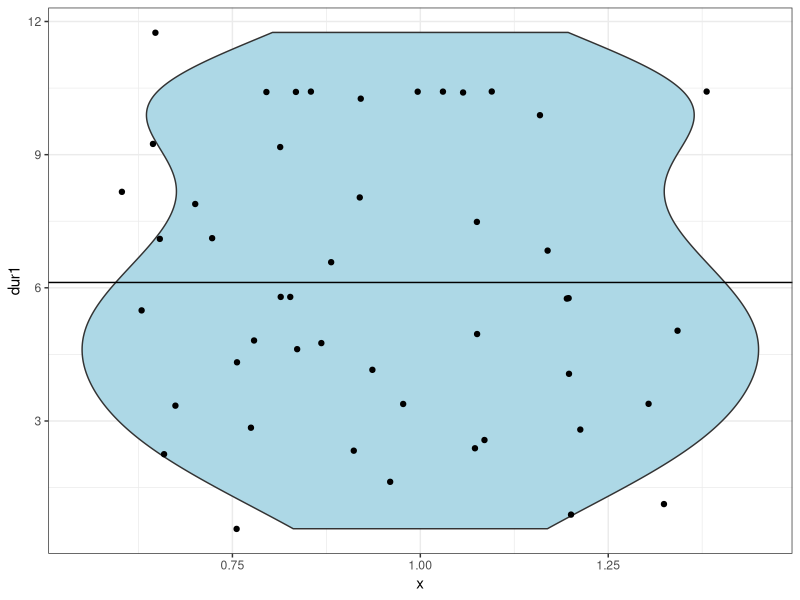
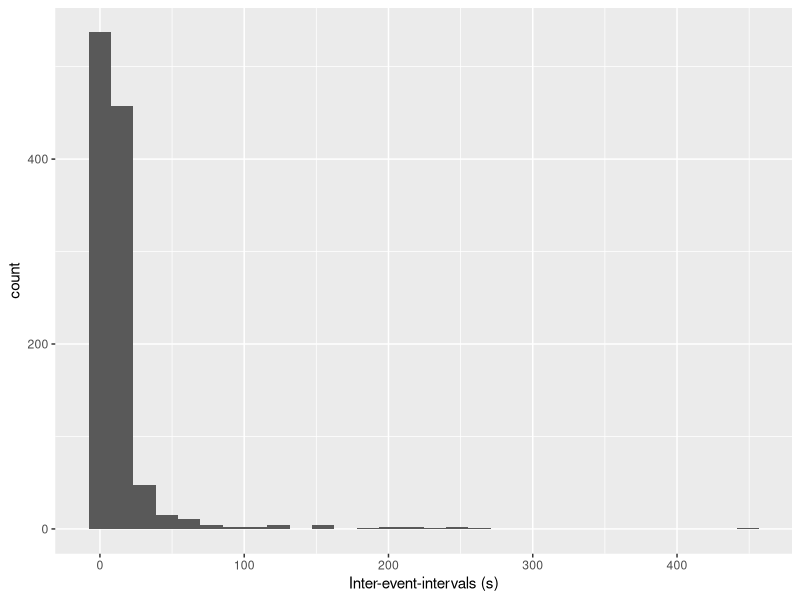
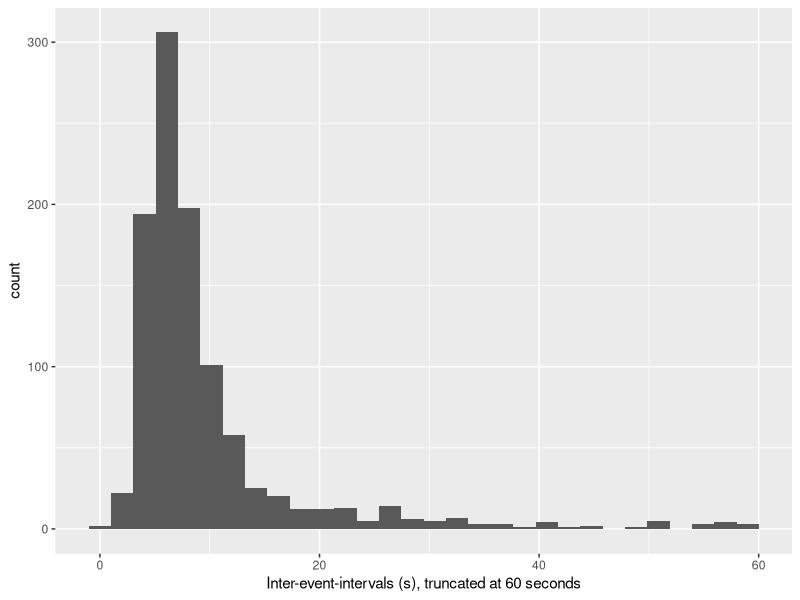
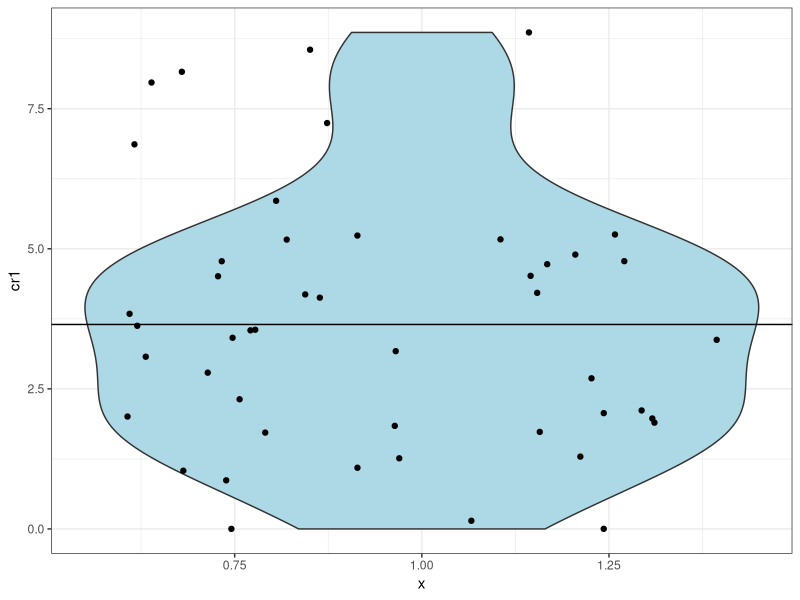
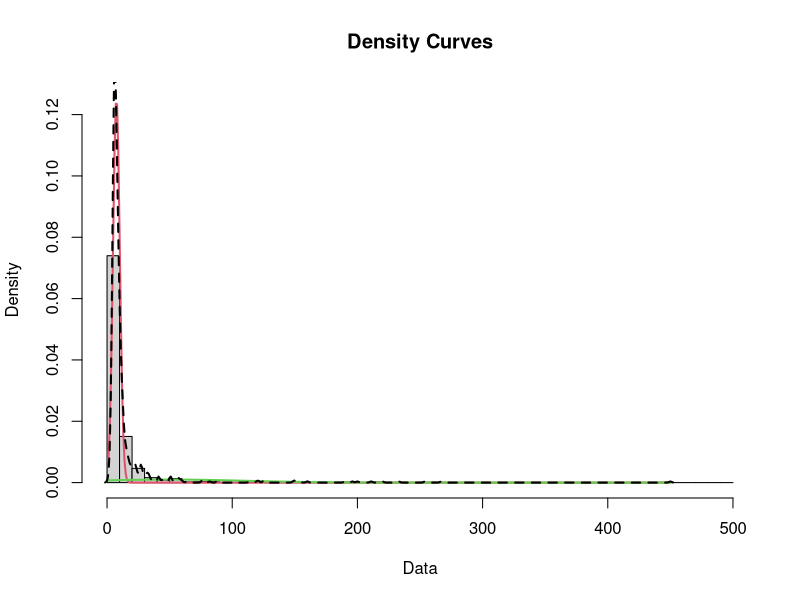
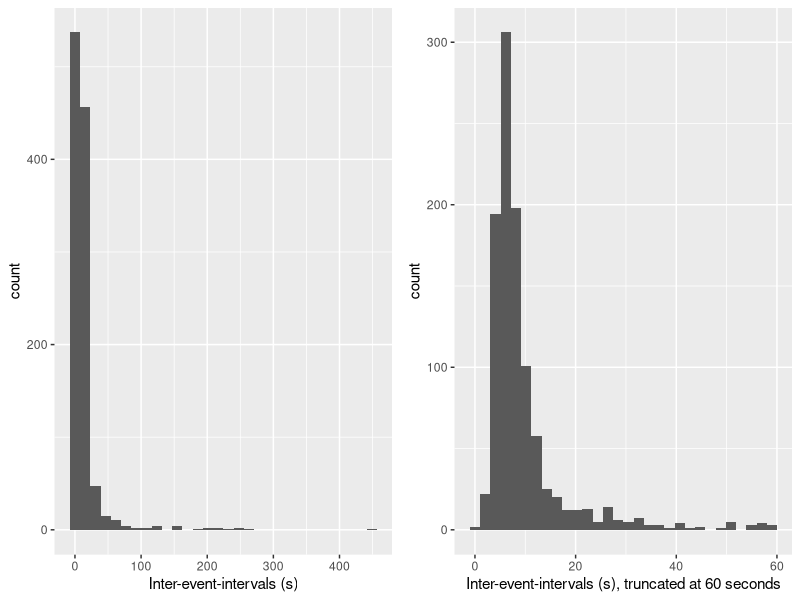
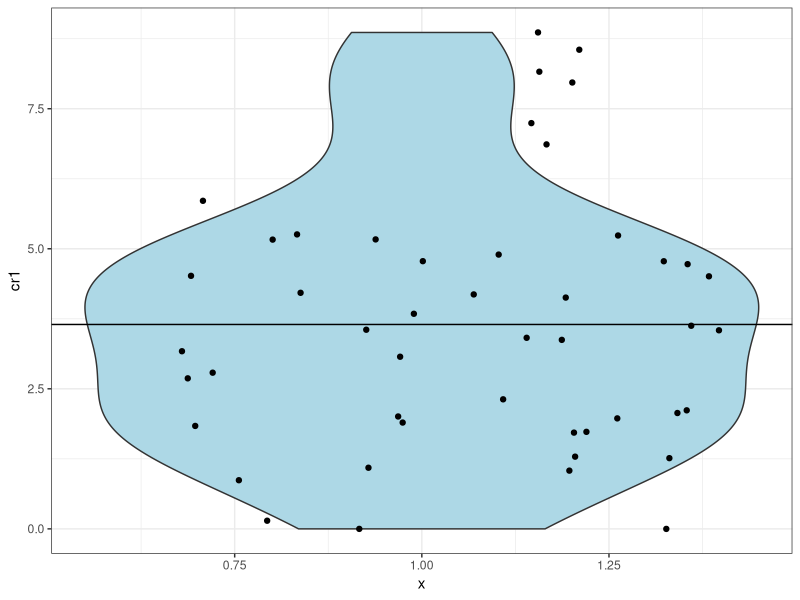
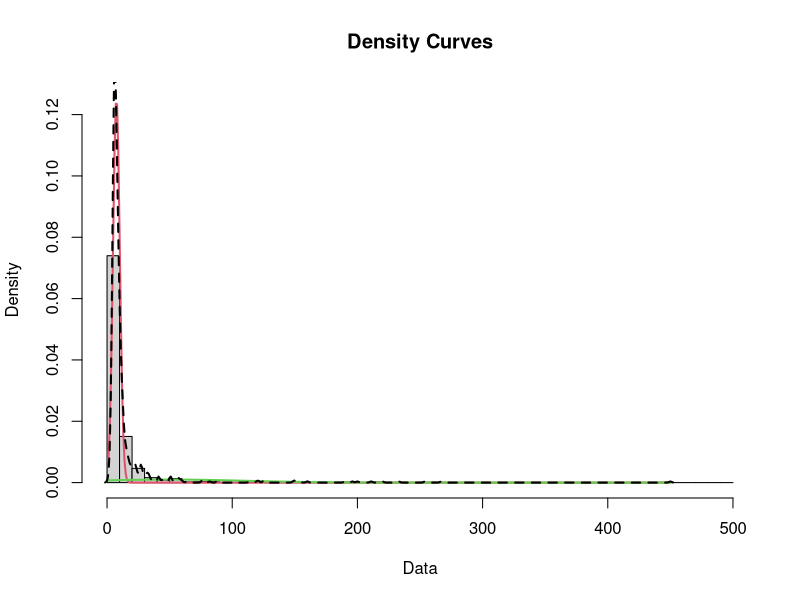

Recreate these plots in R, in order.
## ---- chunk 1
knitr::opts_chunk$set(echo = TRUE)
## ---- chunk 2
library(readxl)
library(tidyverse)
library(knitr)
#for the mixture models
library(mixtools)
library(ggplot2)
library(ggpubr)
## ---- chunk 3
#read the data from the focal follows
cantos <- read_excel("data/dados_cantos.xlsx")
## ---- chunk 4
#recode inter-event-intervals (iei) to be in seconds 
cantos$iei<-cantos$iei*((24*60*60))
## ---- chunk 5
cantos$isi<-1
#removing iei's that are not isi's
#those not calls are not isi's
cantos$isi[cantos$Event!="call"]<-0
#those that are calls but the end of the ofcal follow is with a call are 0 (these always happen with iei=NA)
cantos$isi[is.na(cantos$iei)]<-0
#those for focal follows not initiated at a sound, labelled as `Event=rec.start`
cantos$isi[which(cantos$Event=="rec.start")+1]<-0
## ---- chunk 6
#compute cue rates per animal etc
#cr is cue rate per minute
# sounds: number of sounds produced
# n: number of records, at most "sounds"+2 (if sac=0 and eac=0), at least "sounds" (if sac=1 and eac=1)
# start1: recording start and first sound if sac=1
# start2: the first sound if sac=0
# end1: recording end and last sound if eac=1
# end2: the last sound if eac=0
# dur1: the "standard" duration as in end time minus start time (in minutes)
# cr1: the conventional cue rate, number of sounds / duration
# sac: the indicator of whether recording started with a sound
# eac: the indicator of whether recording ended with a sound
crs.by.indiv<-cantos %>% group_by(Indiv) %>% summarise(sounds=sum(Event=="call"),n = n(),start1=min(Time),start2=Time[2],end1=max(Time),end2=sort(Time,decreasing =TRUE)[2],dur1=25*60*(end1-start1),cr1=sounds/dur1,sac=sac[1],eac=eac[1])
#adding dur2: the duration from the first to the last sound produced, in minutes
#this will be required for our suggested estimator
start<-with(crs.by.indiv,ifelse(sac==1,start1,start2))
end<-with(crs.by.indiv,ifelse(eac==1,end1,end2))
crs.by.indiv$dur2<-25*60*(end-start)
## ---- chunk 7
#the isi times
st <- cantos %>% drop_na("isi")
## ---- chunk 8
ggplot(crs.by.indiv,aes(x=1,y=dur1),fill="lightblue")+
  theme_bw()+geom_violin(fill="lightblue")+geom_jitter()+geom_hline(yintercept=mean(crs.by.indiv$dur1))
## ---- chunk 9
ggplot(cantos, aes(x=iei)) + geom_histogram() + xlab("Inter-event-intervals (s)")
#hist(cantos$iei, breaks = 20, main="", xlab="Inter-event-intervals (s)")
## ---- chunk 10
#hist truncated for iei <60s
ggplot(cantos[(cantos$isi==1 & cantos$iei<60),], aes(x=iei)) + geom_histogram() + xlab("Inter-event-intervals (s), truncated at 60 seconds")
#hist(cantos$iei[(cantos$isi==1 & cantos$iei<60),], main="", xlab="Inter-event-intervals (s), truncated at 60 seconds") 
## ---- chunk 11
ggplot(crs.by.indiv,aes(x=1,y=cr1),fill="lightblue")+
  theme_bw()+geom_violin(fill="lightblue")+geom_jitter()+geom_hline(yintercept=mean(crs.by.indiv$cr1))
## ---- chunk 12
ci.cr1<-t.test(crs.by.indiv$cr1)$conf.int
cv.cr1<-100*(sd(crs.by.indiv$cr1)/sqrt(nrow(crs.by.indiv)))/mean(crs.by.indiv$cr1)
## ---- chunk 13
#the isi's to model and separate into two components, one for bbi's and one for wbi's
isis<-cantos$iei[cantos$isi==1]
mixmdl = normalmixEM(isis,k=2)
#was checking the inclusion of a 3rd component - weirdly AIC seems to favour that
#mixmdl3 = normalmixEM(isis,k=3)
## ---- chunk 14
plot(mixmdl,which=2,breaks=seq(0,500,by=10))         
lines(density(isis), lty=2, lwd=2)
## ---- chunk 15
kable(summary(mixmdl))
## ---- chunk 16
p.mix<-mixmdl$lambda
means.mix<-mixmdl$mu
sds.mix<-mixmdl$sigma

## ---- chunk 17
crs.by.indiv$dur3<-with(crs.by.indiv,dur2+(means.mix[2]/60))
crs.by.indiv$cr2<-with(crs.by.indiv,sounds/dur3)
## ---- chunk 18
cr.new<-mean(crs.by.indiv$cr2)
ci.cr2<-t.test(crs.by.indiv$cr2)$conf.int
cv.cr2<-100*(sd(crs.by.indiv$cr2)/sqrt(nrow(crs.by.indiv)))/mean(crs.by.indiv$cr2)
## ---- chunk 19
B<-999
cr.new.boot<-numeric(B)
bbis.boot<-numeric(B)
nsounds.boot<-numeric(B)
bird.codes<-unique(cantos$Indiv)
nbirds<-length(bird.codes)
for(i in 1:B){
  #select a sample of birds
  birds.boot<-sample(bird.codes,size = nbirds,replace = TRUE)
  #select the first bird data
  cantos.boot<-cantos[cantos$Indiv==birds.boot[1],]
  crs.by.indiv.boot<-crs.by.indiv[crs.by.indiv$Indiv==birds.boot[1],]
  for(j in 2:nbirds){
    #select all the remaining birds data
    cantos.boot<-rbind(cantos.boot,cantos[cantos$Indiv==birds.boot[j],])
    crs.by.indiv.boot<-rbind(crs.by.indiv.boot,crs.by.indiv[crs.by.indiv$Indiv==birds.boot[j],])
  }
  # fit the 2/component mixture model
  isis.boot<-cantos.boot$iei[cantos.boot$isi==1]
  mixmdl.boot <- normalmixEM(isis.boot,k=2,verb = FALSE)
  #note the use of max as sometimes the mixture reverses the means
  #i.e about 5% of the time the first mixture is the one with the higher mean
  bbis.boot[i] <- max(mixmdl.boot$mu)
  #mixmdl.boot$mu
  # get the durations
  crs.by.indiv.boot$dur3<-with(crs.by.indiv.boot,dur2+(bbis.boot[i]/60))
  # get the cue rates
  nsounds.boot[i]<-sum(crs.by.indiv.boot$sounds)
  crs.by.indiv.boot$cr2<-with(crs.by.indiv.boot,sounds/dur3)
  # get the mean cue rate
  cr.new.boot[i]<-mean(crs.by.indiv.boot$cr2)
}
quants<-quantile(cr.new.boot,probs = c(0.025,0.975))
#quants
#summary(bbis.boot)
#summary(nsounds.boot)
## ---- chunk 20
fig2a<-ggplot(cantos, aes(x=iei)) + geom_histogram() + xlab("Inter-event-intervals (s)")
#hist(cantos$iei, breaks = 20, main="", xlab="Inter-event-intervals (s)")
#hist truncated for iei <60s
fig2b<-ggplot(cantos[(cantos$isi==1 & cantos$iei<60),], aes(x=iei)) + geom_histogram() + xlab("Inter-event-intervals (s), truncated at 60 seconds")
#hist(cantos$iei[(cantos$isi==1 & cantos$iei<60),], main="", xlab="Inter-event-intervals (s), truncated at 60 seconds") 
ggarrange(fig2a,fig2b)
## ---- chunk 21
ggplot(crs.by.indiv,aes(x=1,y=cr1),fill="lightblue")+
  theme_bw()+geom_violin(fill="lightblue")+geom_jitter()+geom_hline(yintercept=mean(crs.by.indiv$cr1))
## ---- chunk 22
kable(summary(mixmdl))
## ---- chunk 23
plot(mixmdl,which=2,breaks=seq(0,500,by=10))         
lines(density(isis), lty=2, lwd=2)
